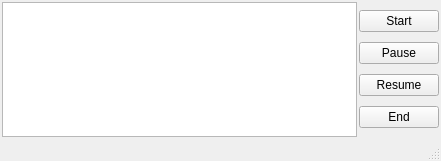
<?xml version="1.0" encoding="UTF-8"?>
<ui version="4.0">
 <class>MainWindow</class>
 <widget class="QMainWindow" name="MainWindow">
  <property name="geometry">
   <rect>
    <x>0</x>
    <y>0</y>
    <width>441</width>
    <height>161</height>
   </rect>
  </property>
  <property name="minimumSize">
   <size>
    <width>441</width>
    <height>161</height>
   </size>
  </property>
  <property name="maximumSize">
   <size>
    <width>441</width>
    <height>161</height>
   </size>
  </property>
  <property name="windowTitle">
   <string>MainWindow</string>
  </property>
  <widget class="QWidget" name="centralwidget">
   <layout class="QGridLayout" name="gridLayout">
    <property name="leftMargin">
     <number>2</number>
    </property>
    <property name="topMargin">
     <number>2</number>
    </property>
    <property name="rightMargin">
     <number>2</number>
    </property>
    <property name="bottomMargin">
     <number>2</number>
    </property>
    <property name="spacing">
     <number>2</number>
    </property>
    <item row="0" column="0">
     <widget class="QTextBrowser" name="textBrowser">
      <property name="font">
       <font>
        <pointsize>13</pointsize>
       </font>
      </property>
     </widget>
    </item>
    <item row="0" column="1">
     <layout class="QVBoxLayout" name="verticalLayout">
      <property name="spacing">
       <number>2</number>
      </property>
      <item>
       <widget class="QPushButton" name="pushButtonStart">
        <property name="text">
         <string>Start</string>
        </property>
       </widget>
      </item>
      <item>
       <widget class="QPushButton" name="pushButtonPause">
        <property name="text">
         <string>Pause</string>
        </property>
       </widget>
      </item>
      <item>
       <widget class="QPushButton" name="pushButtonContinue">
        <property name="text">
         <string>Resume</string>
        </property>
       </widget>
      </item>
      <item>
       <widget class="QPushButton" name="pushButtonEnd">
        <property name="text">
         <string>End</string>
        </property>
       </widget>
      </item>
     </layout>
    </item>
   </layout>
  </widget>
  <widget class="QStatusBar" name="statusbar"/>
 </widget>
 <resources/>
 <connections/>
</ui>
